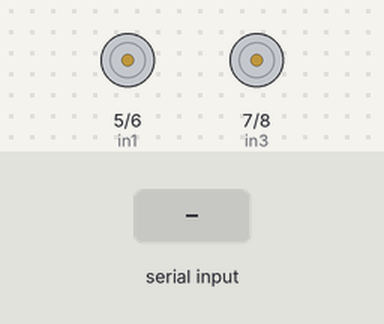
Simulated run of this program. Board: Arduino Uno, built with avr-gcc and run on an emulated ATmega328P. Parts: motor-driver pin pairs drawn as motors (green arrow = first pin HIGH = forward, orange = second pin HIGH = backward, longer = more drive, scaled by the enable pin). The test bench sets the inputs (shaded band).

Above: at 1.2 s.
1.3 s: "F\n" received over the second serial link
At 1.6 s:
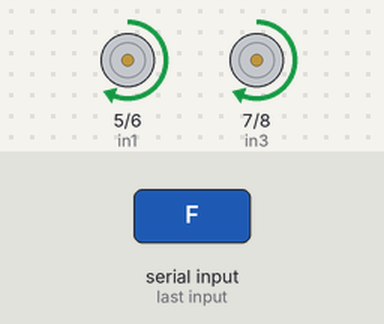
2.8 s: "B\n" received over the second serial link
At 4.0 s:
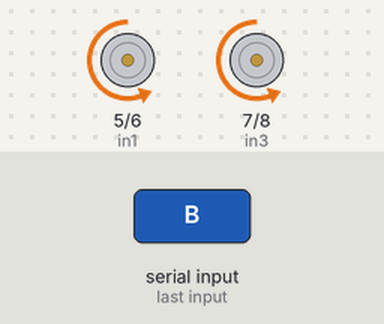
4.3 s: "L\n" received over the second serial link
At 5.1 s:
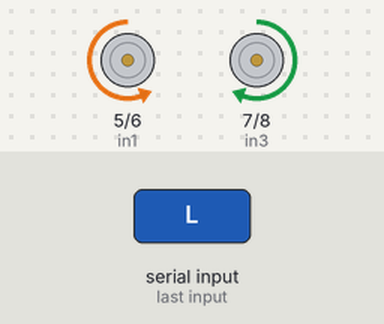
5.8 s: "R\n" received over the second serial link
At 6.3 s:
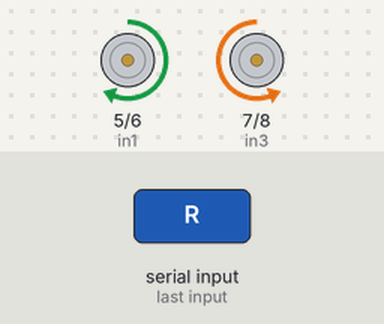
7.3 s: "S\n" received over the second serial link
At 8.6 s:
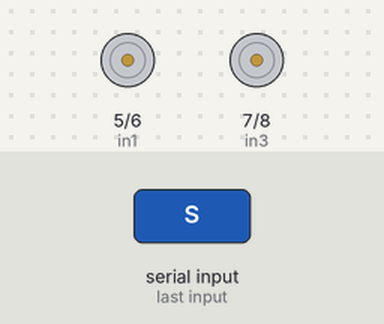
Timing chart, 0 to 9.8 s (numbered marks = the images above; inputs shaded):
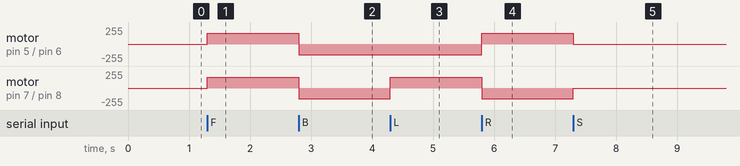

The program:

main.cpp
```cpp
#include <Arduino.h>
#include <SoftwareSerial.h>

SoftwareSerial BTSerial(2, 4);

int ena = 3;
int in1 = 5;
int in2 = 6;
int in3 = 7;
int in4 = 8;
int enb = 11;

char command;

void forward();
void backward();
void left();
void right();
void stopCar();
void handleCommand(char cmd);

void setup() {
  Serial.begin(9600);
  BTSerial.begin(9600);
  pinMode(ena, OUTPUT);
  pinMode(in1, OUTPUT);
  pinMode(in2, OUTPUT);
  pinMode(enb, OUTPUT);
  pinMode(in3, OUTPUT);
  pinMode(in4, OUTPUT);
  stopCar();
}

void loop() {
  if (BTSerial.available()) {
    command = BTSerial.read();
    while (BTSerial.available() > 0) {
      char extra = BTSerial.peek();
      if (extra == '\r' || extra == '\n' || extra == ' ') {
        BTSerial.read();
      } else {
        break;
      }
    }
    handleCommand(command);
  }
}

void handleCommand(char cmd) {
  switch (cmd) {
    case 'F': forward(); break;
    case 'B': backward(); break;
    case 'L': left(); break;
    case 'R': right(); break;
    case 'S': stopCar(); break;
    default: break;
  }
}

void forward() {
  analogWrite(ena, 160);
  analogWrite(enb, 160);
  digitalWrite(in1, HIGH);
  digitalWrite(in2, LOW);
  digitalWrite(in3, HIGH);
  digitalWrite(in4, LOW);
}

void backward() {
  analogWrite(ena, 160);
  analogWrite(enb, 160);
  digitalWrite(in1, LOW);
  digitalWrite(in2, HIGH);
  digitalWrite(in3, LOW);
  digitalWrite(in4, HIGH);
}

void left() {
  analogWrite(ena, 160);
  analogWrite(enb, 160);
  digitalWrite(in1, LOW);
  digitalWrite(in2, HIGH);
  digitalWrite(in3, HIGH);
  digitalWrite(in4, LOW);
}

void right() {
  analogWrite(ena, 160);
  analogWrite(enb, 160);
  digitalWrite(in1, HIGH);
  digitalWrite(in2, LOW);
  digitalWrite(in3, LOW);
  digitalWrite(in4, HIGH);
}

void stopCar() {
  digitalWrite(in1, LOW);
  digitalWrite(in2, LOW);
  digitalWrite(in3, LOW);
  digitalWrite(in4, LOW);
}
```

Measured:
- after the input at 1.3 s, motor on pin 5 (in1) / pin 6 (in2), motor on pin 7 (in3) / pin 8 (in4): stopped → forward 160/255 at once
- after the input at 2.8 s, motor on pin 5 (in1) / pin 6 (in2), motor on pin 7 (in3) / pin 8 (in4): forward 160/255 → backward 160/255 at once
- after the input at 4.3 s, motor on pin 7 (in3) / pin 8 (in4): backward 160/255 → forward 160/255 at once
- after the input at 5.8 s, motor on pin 5 (in1) / pin 6 (in2): backward 160/255 → forward 160/255 at once; motor on pin 7 (in3) / pin 8 (in4): forward 160/255 → backward 160/255 at once
- after the input at 7.3 s, motor on pin 5 (in1) / pin 6 (in2): forward 160/255 → stopped at once; motor on pin 7 (in3) / pin 8 (in4): backward 160/255 → stopped at once
